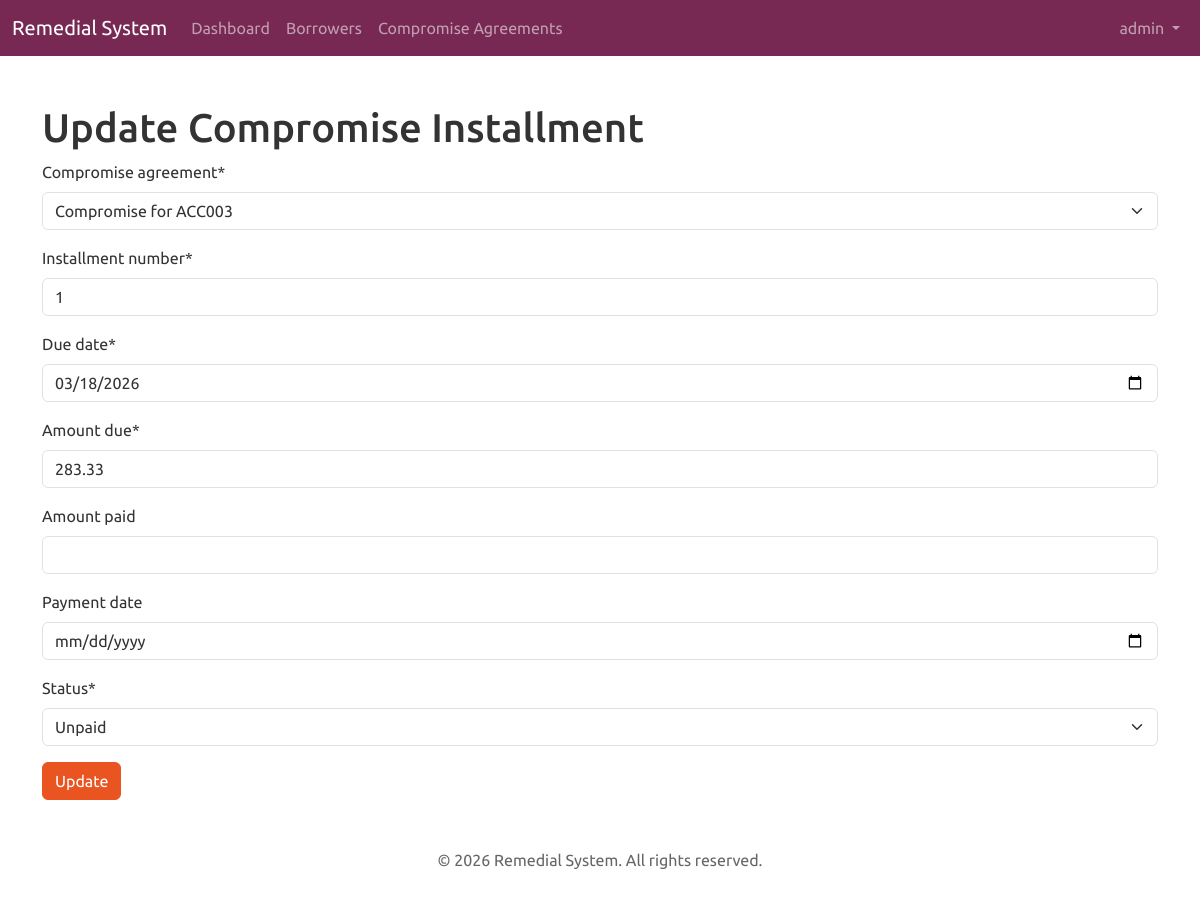
Page /compromise/installments/1/update/ (signed in) on the committed database.
### users/models.py (models this page shows)
class User(AbstractUser):
    class Role(models.TextChoices):
        ACCOUNT_OFFICER = 'ACCOUNT_OFFICER', _('Account Officer')
        MANAGER = 'MANAGER', _('Manager')
        BOARD_MEMBER = 'BOARD_MEMBER', _('Board Member')
    role = models.CharField(max_length=20, choices=Role.choices, default=Role.ACCOUNT_OFFICER)

### compromise_agreement/models.py (models this page shows, shortened)
class CompromiseInstallment(models.Model):
    class InstallmentStatus(models.TextChoices):
        PAID = 'PAID', _('Paid')
        UNPAID = 'UNPAID', _('Unpaid')
    installment_id = models.AutoField(primary_key=True)
    compromise_agreement = models.ForeignKey(CompromiseAgreement, on_delete=models.CASCADE, related_name='installments')
    installment_number = models.IntegerField()
    due_date = models.DateField()
    amount_due = models.DecimalField(max_digits=15, decimal_places=2)
    amount_paid = models.DecimalField(max_digits=15, decimal_places=2, null=True, blank=True)
    payment_date = models.DateField(null=True, blank=True)
    status = models.CharField(max_length=10, choices=InstallmentStatus.choices, default=InstallmentStatus.UNPAID)

### compromise_agreement/views.py (the view, shortened to what this page needs)
# urls.py: path('installments/<int:pk>/update/', CompromiseInstallmentUpdateView.as_view(), name='compromise_installment_update'),
class CompromiseInstallmentUpdateView(LoginRequiredMixin, UpdateView):
    model = CompromiseInstallment
    form_class = CompromiseInstallmentForm
    template_name = 'compromise_agreement/compromise_installment_form.html'

### compromise_agreement/forms.py
class CompromiseInstallmentForm(forms.ModelForm):
    class Meta:
        model = CompromiseInstallment
        fields = [
            'compromise_agreement',
            'installment_number',
            'due_date',
            'amount_due',
            'amount_paid',
            'payment_date',
            'status',
        ]
        widgets = {
            'due_date': forms.DateInput(attrs={'type': 'date'}),
            'payment_date': forms.DateInput(attrs={'type': 'date'}),
        }

### compromise_agreement/models.py (called while the page is built)
    def __str__(self):
        return f"Compromise for {self.account.loan_id}"

### compromise_agreement/templates/compromise_agreement/compromise_installment_form.html (shortened to what this page needs)
{% extends "base.html" %}
{% load crispy_forms_tags %}
{% block content %}
    <h1>{% if object %}Update Compromise Installment{% else %}Create Compromise Installment{% endif %}</h1>
    <form method="post">
        {{ form|crispy }}
        <button type="submit" class="btn btn-primary">{% if object %}Update{% else %}Create{% endif %}</button>
    </form>
{% endblock %}

### account_master/templates/base.html (shortened to what this page needs)
{% load crispy_forms_tags %}
<!DOCTYPE html>
<html lang="en">
<head>
    <link href="https://bootswatch.com/5/united/bootstrap.min.css" rel="stylesheet">
    <link rel="stylesheet" href="https://cdn.jsdelivr.net/npm/bootstrap-icons@1.11.3/font/bootstrap-icons.min.css">
</head>
<body>
    <nav class="navbar navbar-expand-lg navbar-dark bg-dark">
        <div class="container-fluid">
            <a class="navbar-brand" href="/">Remedial System</a>
            <div class="collapse navbar-collapse" id="navbarNav">
                <ul class="navbar-nav me-auto">
                    <li class="nav-item">
                        <a class="nav-link" href="{% url 'dashboard' %}">Dashboard</a>
                    </li>
                    <li class="nav-item">
                        <a class="nav-link" href="{% url 'borrower_list' %}">Borrowers</a>
                    </li>
                    <li class="nav-item">
                        <a class="nav-link" href="{% url 'compromise_agreement_list' %}">Compromise Agreements</a>
                    </li>
                </ul>
                <ul class="navbar-nav ms-auto">
                    {% if user.is_authenticated %}
                        <li class="nav-item dropdown">
                            <a class="nav-link dropdown-toggle" href="#" id="navbarDropdown" role="button" data-bs-toggle="dropdown">
                                {{ user.get_full_name|default:user.username }}
                            </a>
                        </li>
                    {% endif %}
                </ul>
            </div>
        </div>
    </nav>
    <main class="container mt-5">
        {% block content %}{% endblock %}
    </main>
    <footer class="mt-5 text-center text-muted pb-3">
        <p>&copy; 2026 Remedial System. All rights reserved.</p>
    </footer>
</body>
</html>

### rows in the picture
User: get_full_name "admin"
CompromiseInstallment: compromise_agreement "Compromise for ACC003", installment_number "1", due_date "03/18/2026", amount_due "283.33", status "Unpaid"
